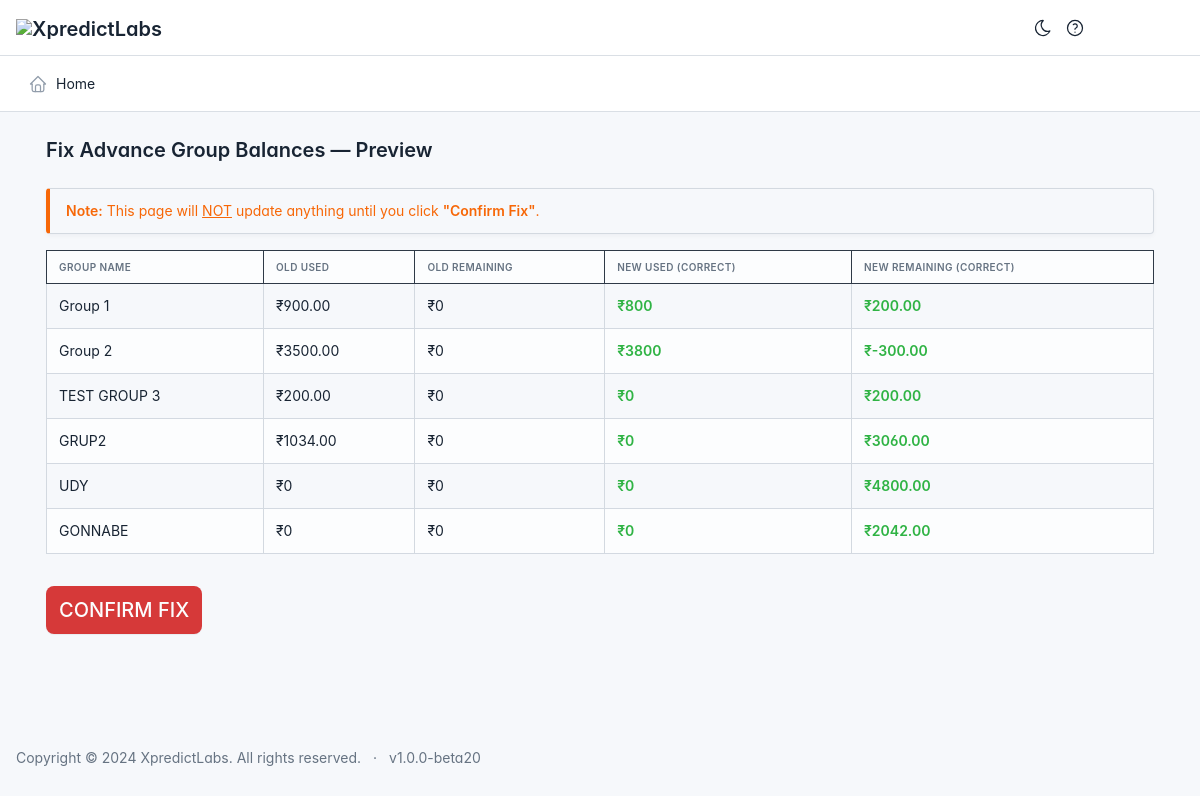
The page /website/fix-advance-balances/ on the database its author committed.
### website/models.py (models this page shows, shortened)
class AdvanceGroup(models.Model):
    name = models.CharField(max_length=255)
    total_advance = models.DecimalField(max_digits=10, decimal_places=2, default=0)
    used_advance = models.DecimalField(max_digits=10, decimal_places=2, default=0)
    created_at = models.DateTimeField(auto_now_add=True)
    remaining_balance = models.DecimalField(max_digits=12, decimal_places=2, default=0)
    is_closed = models.BooleanField(default=False)
    leader = models.ForeignKey(User, on_delete=models.SET_NULL, null=True, blank=True, related_name="led_advance_groups")
    payment_mode = models.CharField(max_length=50,
    choices=[
        ("cash", "Cash"),
        ("upi", "UPI"),
        ("net_banking", "Net Banking"),
        ("cheque", "Cheque"),
        ("other", "Other"),
    ],
    default="net_banking",
)

### website/views.py (the view)
# urls.py: path("fix-advance-balances/", views.fix_advance_balances, name="fix_advance_balances"),
def fix_advance_balances(request):
    preview_data = []
    groups = AdvanceGroup.objects.all()
    for group in groups:
        old_used = group.used_advance or Decimal("0")
        old_remaining = group.remaining_balance or Decimal("0")
        new_used = (
            Expense.objects.filter(
                advance_group=group,
                is_allocation=False,
                is_draft=False,
                status__in=["pending", "approved", "paid"]
            ).aggregate(total=Sum("amount"))["total"]
            or Decimal("0")
        )
        new_remaining = group.total_advance - new_used
        preview_data.append({
            "group": group,
            "old_used": old_used,
            "old_remaining": old_remaining,
            "new_used": new_used,
            "new_remaining": new_remaining,
        })
    return render(request, "xp/fix_advance_balances.html", {
        "preview_data": preview_data
    })

### app/context_processors.py (called while the page is built, shortened)
def user_role(request):
    return {}  # Empty context if user is not authenticated

def group_buttons(request):
    return {
        'group_buttons': GroupButton.objects.all()
    }

def modules_with_submodules(request):
    if not request.user.is_authenticated:
        return {}  # Return an empty context for unauthenticated users

### website/context_processors.py (called while the page is built, shortened)
def dashboard_data(request):
    if not request.user.is_authenticated:  # Avoid running for anonymous users
        return {}

def pay_now_context(request):
    payment_details = None
    selected_user = None
    expenses = None
    total_amount_to_be_paid = None
    transaction_id = None
    from_date = None
    to_date = None
    selected_filter = None
    user_id = request.GET.get('user_id', None)
    return {
        'selected_user': selected_user,
        'expenses': expenses,
        'total_amount_to_be_paid': total_amount_to_be_paid,
        'transaction_id': transaction_id,
        'from_date': from_date,
        'to_date': to_date,
        'selected_filter': selected_filter,
        'payment_details': payment_details,
    }

def generate_voucher_number(request):
    current_date = datetime.now()
    year_month = current_date.strftime('%y%m')  # 'yy' format for year and 'mm' for month
    last_voucher = CashVoucher.objects.filter(voucher_number__startswith=f"XPCV{year_month}").order_by('voucher_number').last()
    if last_voucher:
        last_number = int(last_voucher.voucher_number[-4:])
        next_number = last_number + 1
    else:
        next_number = 1
    counter_str = str(next_number).zfill(4)
    voucher_number = f"XPCV{year_month}{counter_str}"
    return {'voucher_number': voucher_number}

def notifications(request):
    if request.user.is_authenticated:
        if request.user.is_superuser:  # For admin users, get all notifications
            notifications = Notification.objects.all().order_by('-created_at').values('id', 'title', 'message', 'status', 'created_at')
        else:  # For regular users, filter by the current user (if notifications are user-specific)
            notifications = Notification.objects.filter(user=request.user).order_by('-created_at').values('id', 'title', 'message', 'status', 'created_at')
        unread_count = notifications.filter(status='unread').count()
    else:
        notifications = []
        unread_count = 0
    return {
        'notifications': list(notifications),
        'unread_count': unread_count,
    }

### templates/xp/fix_advance_balances.html (shortened to what this page needs)
{% extends "base.html" %}
{% block content %}
<div class="container mt-4">
    <h2 class="mb-4">Fix Advance Group Balances — Preview</h2>
    <div class="alert alert-warning">
        <strong>Note:</strong> This page will <u>NOT</u> update anything until you click
        <strong>"Confirm Fix"</strong>.
    </div>
    <table class="table table-bordered table-striped">
        <thead class="table-dark">
            <tr>
                <th>Group Name</th>
                <th>OLD Used</th>
                <th>OLD Remaining</th>
                <th>NEW Used (Correct)</th>
                <th>NEW Remaining (Correct)</th>
            </tr>
        </thead>
        <tbody>
            {% for row in preview_data %}
            <tr>
                <td>{{ row.group.name }}</td>
                <td>₹{{ row.old_used }}</td>
                <td>₹{{ row.old_remaining }}</td>
                <td class="text-success fw-bold">₹{{ row.new_used }}</td>
                <td class="text-success fw-bold">₹{{ row.new_remaining }}</td>
            </tr>
            {% endfor %}
        </tbody>
    </table>
    <form action="{% url 'confirm_fix_advance_balances' %}" method="POST">
        <button class="btn btn-danger btn-lg mt-3"
                onclick="return confirm('Are you sure? This will update ALL group balances.')">
            CONFIRM FIX
        </button>
    </form>
</div>
{% endblock %}

### templates/base.html (style rules this page uses)
:root { --tblr-font-sans-serif: 'Inter Var', -apple-system, BlinkMacSystemFont, San Francisco, Segoe UI, Roboto, Helvetica Neue, sans-serif; }
body { font-feature-settings: "cv03", "cv04", "cv11"; }

### rows shown on the page
AdvanceGroup: group.name "Group 1", old_used "900.00", old_remaining "0", new_used "800", new_remaining "200.00"
AdvanceGroup: group.name "Group 2", old_used "3500.00", old_remaining "0", new_used "3800", new_remaining "-300.00"
AdvanceGroup: group.name "TEST GROUP 3", old_used "200.00", old_remaining "0", new_used "0", new_remaining "200.00"
AdvanceGroup: group.name "GRUP2", old_used "1034.00", old_remaining "0", new_used "0", new_remaining "3060.00"
AdvanceGroup: group.name "UDY", old_used "0", old_remaining "0", new_used "0", new_remaining "4800.00"
AdvanceGroup: group.name "GONNABE", old_used "0", old_remaining "0", new_used "0", new_remaining "2042.00"
